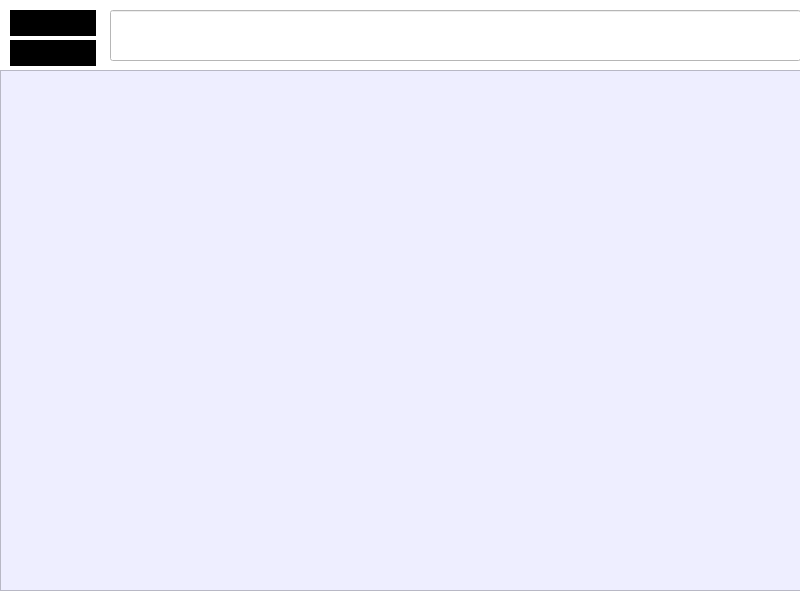
<?xml version="1.0" encoding="UTF-8"?>
<ui version="4.0">
 <class>Widget</class>
 <widget class="QWidget" name="Widget">
  <property name="geometry">
   <rect>
    <x>0</x>
    <y>0</y>
    <width>800</width>
    <height>600</height>
   </rect>
  </property>
  <property name="windowTitle">
   <string>Widget</string>
  </property>
  <property name="styleSheet">
   <string notr="true">QWidget
{
background-color: white;
}
QPushButton
{
background-color :black;
border : black 20px fixed;
}
QPushButton:hover
{
background-color : rgb(36, 31, 49);
}
QPushButton:pressed
{
background-color:rgb(94, 92, 100);
}</string>
  </property>
  <widget class="QTextEdit" name="fText">
   <property name="geometry">
    <rect>
     <x>0</x>
     <y>70</y>
     <width>801</width>
     <height>521</height>
    </rect>
   </property>
   <property name="styleSheet">
    <string notr="true">QTextEdit
{
background-color : #eef;
font: 14pt &quot;Noto Sans&quot;;
color : black;
}</string>
   </property>
  </widget>
  <widget class="QPushButton" name="load">
   <property name="geometry">
    <rect>
     <x>10</x>
     <y>10</y>
     <width>86</width>
     <height>26</height>
    </rect>
   </property>
   <property name="text">
    <string>load</string>
   </property>
  </widget>
  <widget class="QPushButton" name="save">
   <property name="geometry">
    <rect>
     <x>10</x>
     <y>40</y>
     <width>86</width>
     <height>26</height>
    </rect>
   </property>
   <property name="text">
    <string>save</string>
   </property>
  </widget>
  <widget class="QLineEdit" name="fileName">
   <property name="geometry">
    <rect>
     <x>110</x>
     <y>10</y>
     <width>691</width>
     <height>51</height>
    </rect>
   </property>
   <property name="font">
    <font>
     <family>Noto Sans</family>
     <pointsize>30</pointsize>
     <italic>false</italic>
     <bold>true</bold>
    </font>
   </property>
   <property name="styleSheet">
    <string notr="true">QLineEdit
{
color : black;
font: 700 30pt &quot;Noto Sans&quot;;
}</string>
   </property>
   <property name="text">
    <string/>
   </property>
  </widget>
 </widget>
 <resources/>
 <connections/>
</ui>
